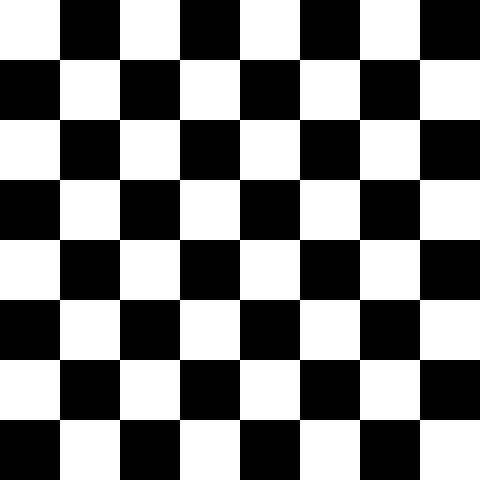
#> input picture Assignment 26/Chess Board.jpg, 480 x 480 px, given in place of 1.jpg, which was not available
$ python 26-2.py
#> lines starting #> are read from the running program, lines starting #| are printed output that depends on the picture; pictures that were not available may be replaced by others from this repository, and a replacement may not be noted
import cv2

image_1 = cv2.imread("1.jpg")
#> image_1 is the input picture: shape (480, 480, 3); min 0, max 255, mean 127.5
width_1 = image_1.shape[0]
#> width_1 = 480
height_1 = image_1.shape[1]
#> height_1 = 480
print(width_1, height_1)
#| 480 480

image_2 = cv2.imread("2.jpg")
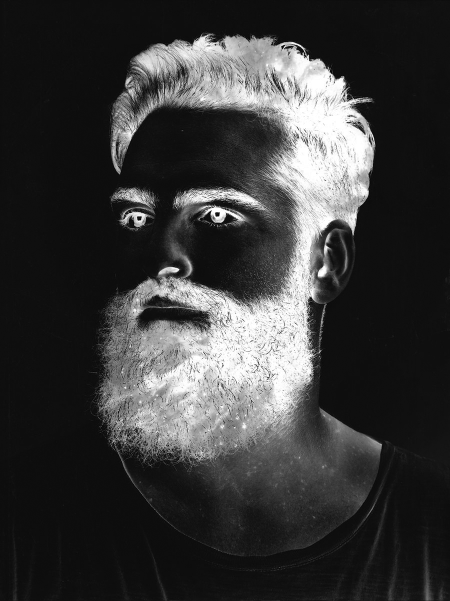
#> input picture Assignment 26/26-2/2.jpg, 900 x 1202 px (shown at 1/2 size)
#> image_2 is the input picture: shape (1202, 900, 3); min 0, max 255, mean 57.7
width_2 = image_2.shape[0]
#> width_2 = 1202
height_2 = image_2.shape[1]
#> height_2 = 900
print(width_2, height_2)
#| 1202 900

for i in range(width_1):
    for j in range(height_1):
        image_1[i][j] = 255- image_1[i][j]
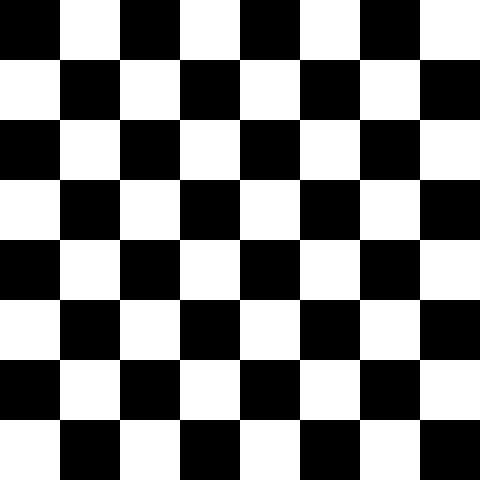
#> image_1: shape (480, 480, 3); min 0, max 255, mean 127.5


for i in range(width_2):
    for j in range(height_2):
        image_2[i][j] = 255- image_2[i][j]
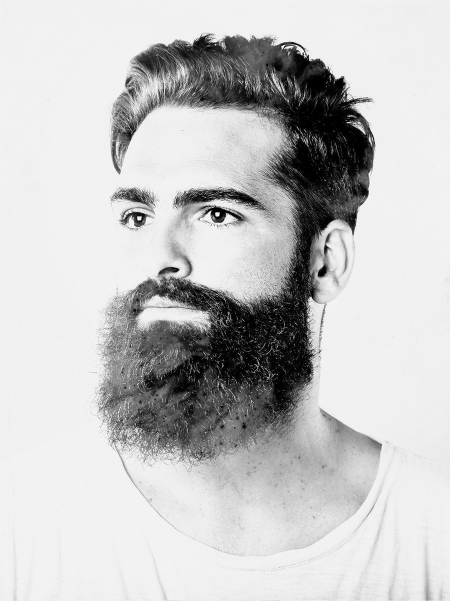
#> image_2: shape (1202, 900, 3) (shown at 1/2 size); min 0, max 255, mean 197.3


cv2.imshow("new 1", image_1)
cv2.imwrite("NEW 1.jpg", image_1)

cv2.imshow("new 2", image_2)
cv2.imwrite("NEW 2.jpg", image_2)
cv2.waitKey()
